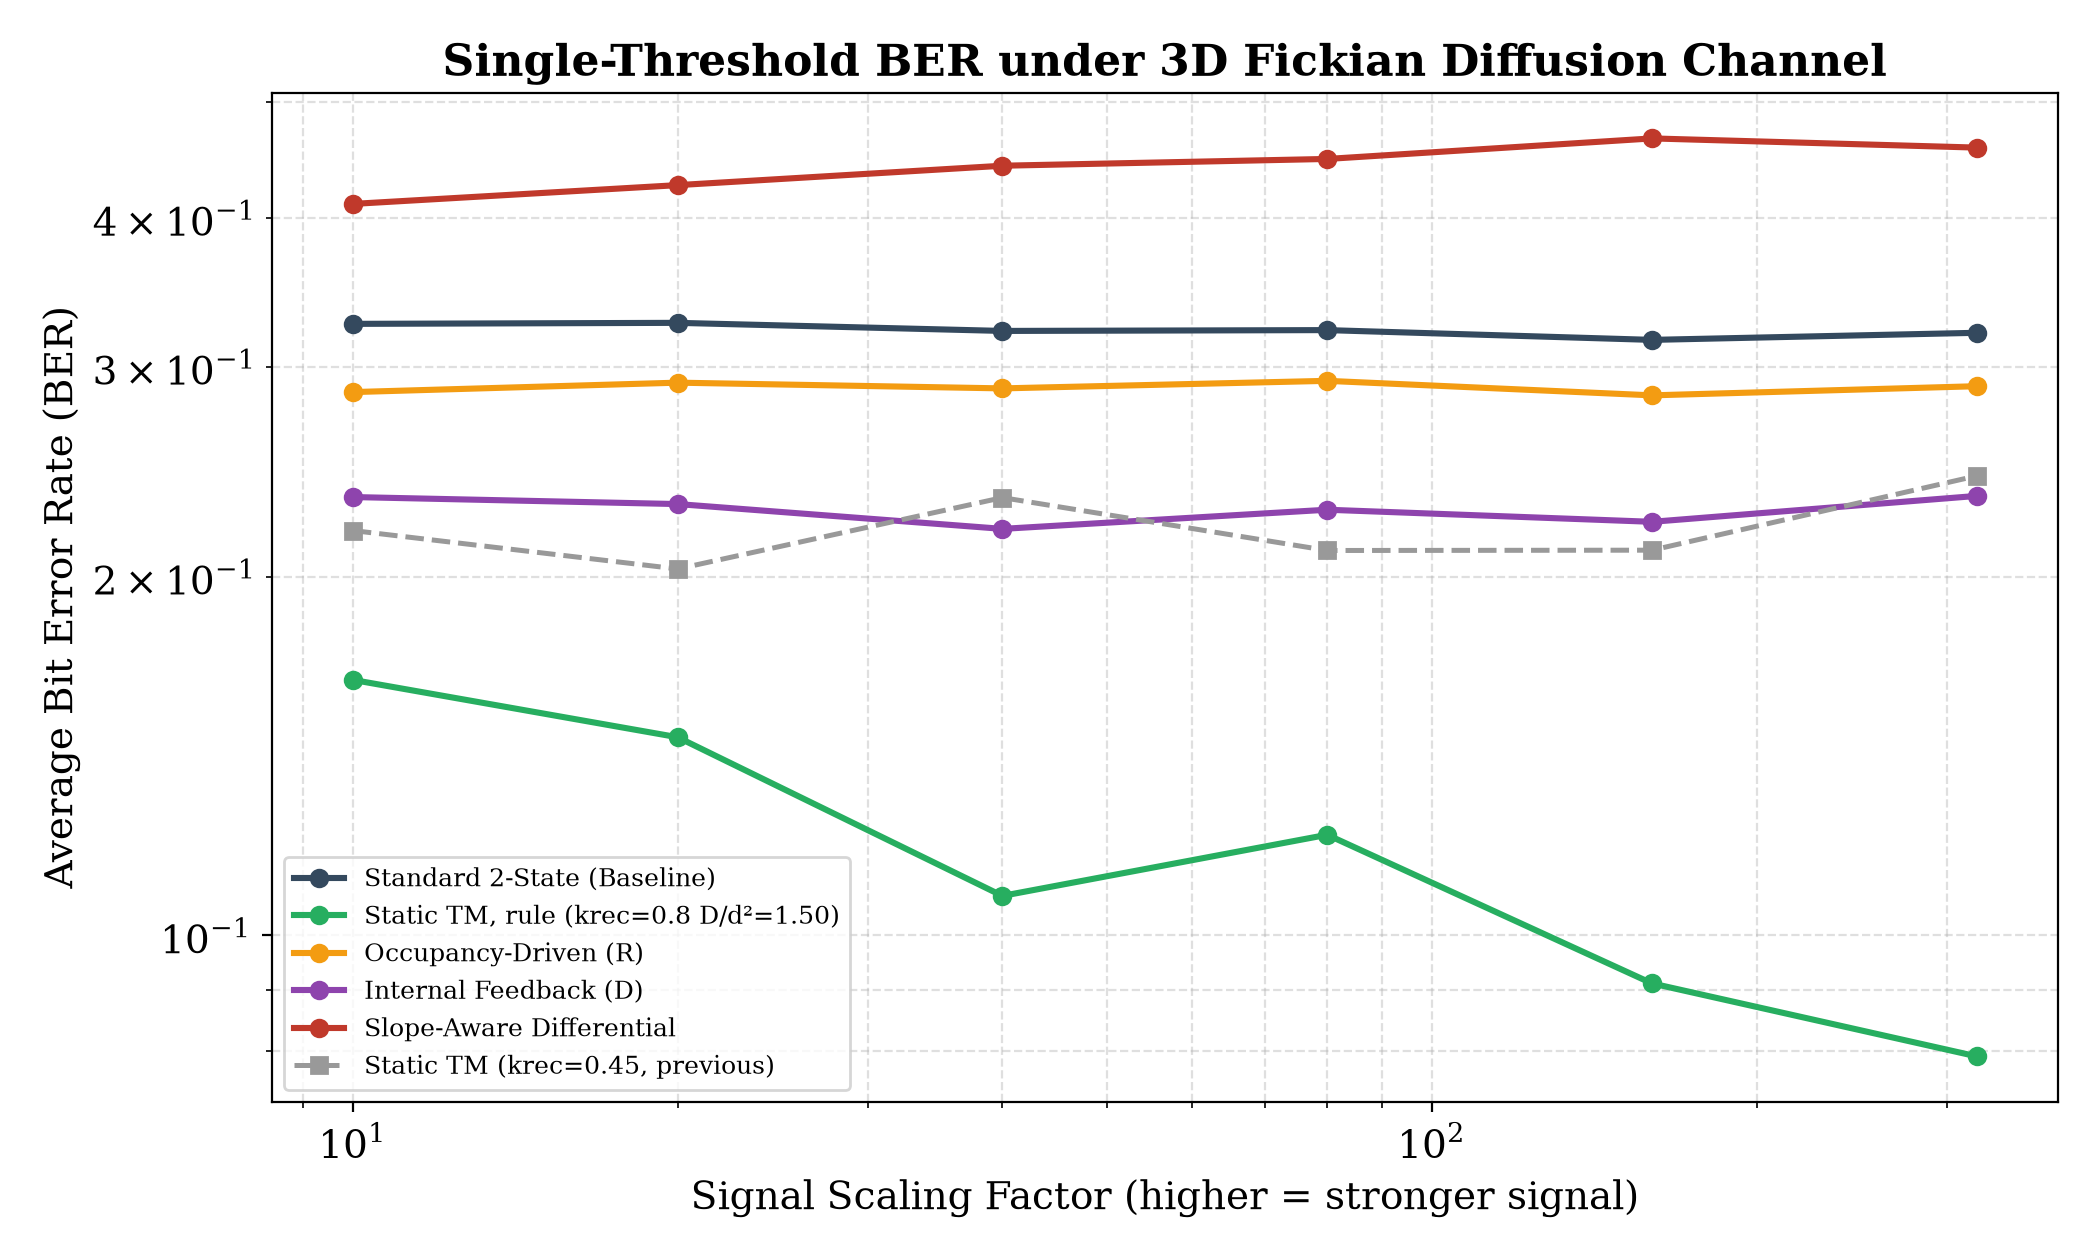

Here is the Python script that generated this plot:
# dosya adi: single_threshold_BER_fick_rule.py
# #3 - Single-threshold BER vs signal scaling (3D Fickian), krec = 0.8*D/d^2
# Ciktilar: single_threshold_BER_fick_rule.png , .pdf
# Paper icin final: NUM_ITERATIONS=20, NUM_BITS=2000

import numpy as np
import matplotlib.pyplot as plt

plt.rcParams.update({
    "font.family": "serif", "font.size": 14, "axes.titlesize": 16,
    "axes.titleweight": "bold", "lines.linewidth": 2.2, "figure.dpi": 130,
})
np.random.seed(42)

DT = 0.005; T_BIT = 0.2; K_ON = 50.0; K_OFF = 5.0
NUM_BITS = 1500; TRAIN_BITS = 200; NUM_ITERATIONS = 12
SCALES = [10, 20, 40, 80, 160, 320]; SAMPLE_TIME = 0.08
Q = 50000; D_COEFF = 30.0; D_DIST = 4.0
KREC_RULE = 0.8 * D_COEFF / (D_DIST ** 2)   # 1.5
KREC_OLD = 0.45

def simulate_receiver(C, mode, krec_val=0.45):
    n = len(C); R = np.zeros(n); D = np.zeros(n); F = np.ones(n)
    if mode == "slope":
        kern = np.ones(5)/5.0; Cs = np.convolve(C, kern, mode="same")
        dC = np.zeros(n); dC[1:] = (Cs[1:]-Cs[:-1])/DT
    for i in range(1, n):
        if mode == "standard":
            R[i] = min(1.0, max(0.0, R[i-1] + (K_ON*C[i-1]*F[i-1]-K_OFF*R[i-1])*DT))
            D[i] = 0.0; F[i] = min(1.0, max(0.0, 1.0-R[i])); continue
        if mode in ("static_rule", "static_old"): k = krec_val
        elif mode == "occupancy": k = 0.2 + 5.0*R[i-1]
        elif mode == "feedback":  k = 0.2 + 3.5*D[i-1]
        elif mode == "slope":     k = 0.2 + 0.8*max(0.0, -dC[i-1])
        R[i] = min(1.0, max(0.0, R[i-1] + (K_ON*C[i-1]*F[i-1]-K_OFF*R[i-1])*DT))
        D[i] = min(1.0, max(0.0, D[i-1] + (K_OFF*R[i-1]-k*D[i-1])*DT))
        tot = R[i]+D[i]
        if tot > 1.0: R[i] /= tot; D[i] /= tot
        F[i] = min(1.0, max(0.0, 1.0-R[i]-D[i]))
    return R

def build_fick_channel(bits):
    n = int(NUM_BITS*T_BIT/DT); C = np.zeros(n)
    pt = np.maximum(np.arange(0, 2.0, DT), 1e-12)
    p = (Q/((4*np.pi*D_COEFF*pt)**1.5))*np.exp(-(D_DIST**2)/(4*D_COEFF*pt)); p *= 0.005
    for i, b in enumerate(bits):
        if b == 1:
            s = int(i*T_BIT/DT); e = min(s+len(p), n); C[s:e] += p[:e-s]
    return C

def ber(R, bits):
    idx = [min(int((j*T_BIT+SAMPLE_TIME)/DT), len(R)-1) for j in range(NUM_BITS)]
    s = np.array([R[i] for i in idx])
    mu1 = np.mean(s[:TRAIN_BITS][bits[:TRAIN_BITS]==1]); mu0 = np.mean(s[:TRAIN_BITS][bits[:TRAIN_BITS]==0])
    th = (mu1+mu0)/2.0
    return np.mean((s[TRAIN_BITS:]>th).astype(int) != bits[TRAIN_BITS:])

modes  = ["standard","static_rule","occupancy","feedback","slope","static_old"]
labels = ["Standard 2-State (Baseline)",
          f"Static TM, rule (krec=0.8 D/d²={KREC_RULE:.2f})",
          "Occupancy-Driven (R)","Internal Feedback (D)",
          "Slope-Aware Differential","Static TM (krec=0.45, previous)"]
res = {l: [] for l in labels}
print(f"Rule krec = {KREC_RULE:.2f}\n")
for scale in SCALES:
    acc = {l: 0.0 for l in labels}
    for _ in range(NUM_ITERATIONS):
        bits = np.random.randint(0, 2, NUM_BITS)
        Cn = np.random.poisson(build_fick_channel(bits)*scale)/scale
        for m, lab in zip(modes, labels):
            kv = KREC_RULE if m=="static_rule" else KREC_OLD
            acc[lab] += ber(simulate_receiver(Cn, m, kv), bits)
    for lab in labels: res[lab].append(acc[lab]/NUM_ITERATIONS)
    print(f"scale {scale} done")

i80 = SCALES.index(80)
print("\n--- BER at scale=80 ---")
for lab in labels: print(f"{lab:<42}: {res[lab][i80]:.4f}")

fig, ax = plt.subplots(figsize=(10.5, 6.3))
colors = ["#34495e","#27ae60","#f39c12","#8e44ad","#c0392b"]
for lab, col in zip(labels[:5], colors): ax.plot(SCALES, res[lab], "o-", color=col, label=lab)
ax.plot(SCALES, res[labels[5]], "s--", color="0.6", lw=1.8, label=labels[5])
ax.set_xscale("log"); ax.set_yscale("log")
ax.set_xlabel("Signal Scaling Factor (higher = stronger signal)")
ax.set_ylabel("Average Bit Error Rate (BER)")
ax.set_title("Single-Threshold BER under 3D Fickian Diffusion Channel")
ax.grid(True, which="both", ls="--", alpha=0.4); ax.legend(fontsize=9, loc="best")
plt.tight_layout()
plt.savefig("single_threshold_BER_fick_rule.png", dpi=200)
plt.savefig("single_threshold_BER_fick_rule.pdf")
plt.show()
